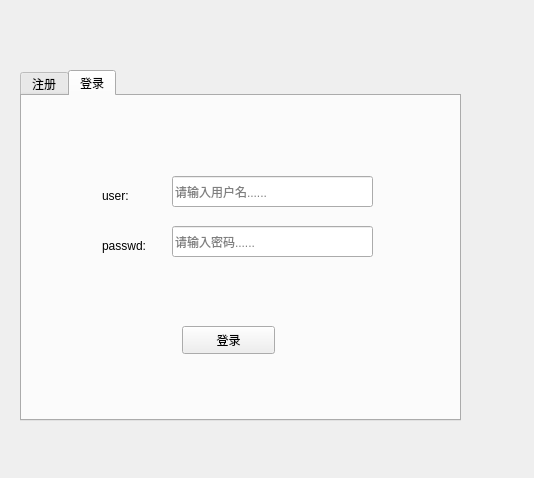
<?xml version="1.0" encoding="UTF-8"?>
<ui version="4.0">
 <class>login</class>
 <widget class="QWidget" name="login">
  <property name="geometry">
   <rect>
    <x>0</x>
    <y>0</y>
    <width>534</width>
    <height>478</height>
   </rect>
  </property>
  <property name="windowTitle">
   <string>Form</string>
  </property>
  <widget class="QTabWidget" name="tabWidget">
   <property name="geometry">
    <rect>
     <x>20</x>
     <y>70</y>
     <width>441</width>
     <height>351</height>
    </rect>
   </property>
   <property name="currentIndex">
    <number>1</number>
   </property>
   <widget class="QWidget" name="tab">
    <attribute name="title">
     <string>注册</string>
    </attribute>
    <widget class="QLabel" name="label">
     <property name="geometry">
      <rect>
       <x>60</x>
       <y>70</y>
       <width>69</width>
       <height>19</height>
      </rect>
     </property>
     <property name="text">
      <string>tel:</string>
     </property>
    </widget>
    <widget class="QLineEdit" name="lineEdit_rtel">
     <property name="geometry">
      <rect>
       <x>130</x>
       <y>60</y>
       <width>201</width>
       <height>31</height>
      </rect>
     </property>
     <property name="placeholderText">
      <string>请输入电话号码......</string>
     </property>
    </widget>
    <widget class="QLineEdit" name="lineEdit_ruser">
     <property name="geometry">
      <rect>
       <x>130</x>
       <y>120</y>
       <width>201</width>
       <height>31</height>
      </rect>
     </property>
     <property name="placeholderText">
      <string>请输入用户名......</string>
     </property>
    </widget>
    <widget class="QLabel" name="label_2">
     <property name="geometry">
      <rect>
       <x>60</x>
       <y>130</y>
       <width>69</width>
       <height>19</height>
      </rect>
     </property>
     <property name="text">
      <string>user:</string>
     </property>
    </widget>
    <widget class="QLabel" name="label_3">
     <property name="geometry">
      <rect>
       <x>60</x>
       <y>180</y>
       <width>69</width>
       <height>19</height>
      </rect>
     </property>
     <property name="text">
      <string>passwd:</string>
     </property>
    </widget>
    <widget class="QLineEdit" name="lineEdit_rpasswd">
     <property name="geometry">
      <rect>
       <x>130</x>
       <y>170</y>
       <width>201</width>
       <height>31</height>
      </rect>
     </property>
     <property name="echoMode">
      <enum>QLineEdit::Password</enum>
     </property>
     <property name="placeholderText">
      <string>请输入密码......</string>
     </property>
    </widget>
    <widget class="QPushButton" name="pushButton">
     <property name="geometry">
      <rect>
       <x>140</x>
       <y>270</y>
       <width>93</width>
       <height>28</height>
      </rect>
     </property>
     <property name="text">
      <string>注册</string>
     </property>
    </widget>
   </widget>
   <widget class="QWidget" name="tab_2">
    <attribute name="title">
     <string>登录</string>
    </attribute>
    <widget class="QLineEdit" name="lineEdit_luser">
     <property name="geometry">
      <rect>
       <x>150</x>
       <y>80</y>
       <width>201</width>
       <height>31</height>
      </rect>
     </property>
     <property name="placeholderText">
      <string>请输入用户名......</string>
     </property>
    </widget>
    <widget class="QLabel" name="label_4">
     <property name="geometry">
      <rect>
       <x>80</x>
       <y>90</y>
       <width>69</width>
       <height>19</height>
      </rect>
     </property>
     <property name="text">
      <string>user:</string>
     </property>
    </widget>
    <widget class="QPushButton" name="pushButton_2">
     <property name="geometry">
      <rect>
       <x>160</x>
       <y>230</y>
       <width>93</width>
       <height>28</height>
      </rect>
     </property>
     <property name="text">
      <string>登录</string>
     </property>
    </widget>
    <widget class="QLineEdit" name="lineEdit_lpasswd">
     <property name="geometry">
      <rect>
       <x>150</x>
       <y>130</y>
       <width>201</width>
       <height>31</height>
      </rect>
     </property>
     <property name="echoMode">
      <enum>QLineEdit::Password</enum>
     </property>
     <property name="placeholderText">
      <string>请输入密码......</string>
     </property>
    </widget>
    <widget class="QLabel" name="label_5">
     <property name="geometry">
      <rect>
       <x>80</x>
       <y>140</y>
       <width>69</width>
       <height>19</height>
      </rect>
     </property>
     <property name="text">
      <string>passwd:</string>
     </property>
    </widget>
   </widget>
  </widget>
 </widget>
 <resources/>
 <connections/>
</ui>
